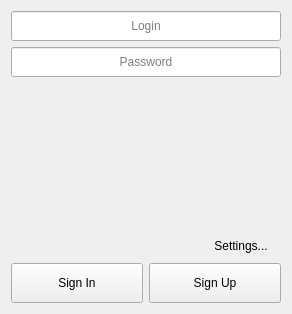
<?xml version="1.0" encoding="UTF-8"?>
<ui version="4.0">
 <class>AuthDialog</class>
 <widget class="QWidget" name="AuthDialog">
  <property name="geometry">
   <rect>
    <x>0</x>
    <y>0</y>
    <width>292</width>
    <height>314</height>
   </rect>
  </property>
  <property name="windowTitle">
   <string>Welcome!</string>
  </property>
  <layout class="QHBoxLayout" name="horizontalLayout">
   <item>
    <layout class="QVBoxLayout" name="verticalLayout" stretch="1,1,5,0,0,1">
     <item>
      <widget class="QLineEdit" name="loginEdit">
       <property name="minimumSize">
        <size>
         <width>0</width>
         <height>30</height>
        </size>
       </property>
       <property name="alignment">
        <set>Qt::AlignCenter</set>
       </property>
       <property name="placeholderText">
        <string>Login</string>
       </property>
      </widget>
     </item>
     <item>
      <widget class="QLineEdit" name="passEdit">
       <property name="minimumSize">
        <size>
         <width>0</width>
         <height>30</height>
        </size>
       </property>
       <property name="text">
        <string/>
       </property>
       <property name="echoMode">
        <enum>QLineEdit::Password</enum>
       </property>
       <property name="alignment">
        <set>Qt::AlignCenter</set>
       </property>
       <property name="placeholderText">
        <string>Password</string>
       </property>
      </widget>
     </item>
     <item>
      <spacer name="verticalSpacer_2">
       <property name="orientation">
        <enum>Qt::Vertical</enum>
       </property>
       <property name="sizeHint" stdset="0">
        <size>
         <width>20</width>
         <height>40</height>
        </size>
       </property>
      </spacer>
     </item>
     <item>
      <layout class="QHBoxLayout" name="horizontalLayout_4"/>
     </item>
     <item>
      <layout class="QHBoxLayout" name="horizontalLayout_3">
       <item>
        <spacer name="horizontalSpacer">
         <property name="orientation">
          <enum>Qt::Horizontal</enum>
         </property>
         <property name="sizeHint" stdset="0">
          <size>
           <width>40</width>
           <height>20</height>
          </size>
         </property>
        </spacer>
       </item>
       <item>
        <widget class="QPushButton" name="configButton">
         <property name="font">
          <font>
           <weight>50</weight>
           <bold>false</bold>
          </font>
         </property>
         <property name="text">
          <string>Settings...</string>
         </property>
         <property name="flat">
          <bool>true</bool>
         </property>
        </widget>
       </item>
      </layout>
     </item>
     <item>
      <layout class="QHBoxLayout" name="horizontalLayout_2">
       <item>
        <widget class="QPushButton" name="loginButton">
         <property name="minimumSize">
          <size>
           <width>0</width>
           <height>40</height>
          </size>
         </property>
         <property name="text">
          <string>Sign In</string>
         </property>
        </widget>
       </item>
       <item>
        <widget class="QPushButton" name="regButton">
         <property name="minimumSize">
          <size>
           <width>0</width>
           <height>40</height>
          </size>
         </property>
         <property name="text">
          <string>Sign Up</string>
         </property>
        </widget>
       </item>
      </layout>
     </item>
    </layout>
   </item>
  </layout>
 </widget>
 <tabstops>
  <tabstop>loginEdit</tabstop>
  <tabstop>passEdit</tabstop>
  <tabstop>loginButton</tabstop>
  <tabstop>regButton</tabstop>
  <tabstop>configButton</tabstop>
 </tabstops>
 <resources/>
 <connections/>
</ui>
